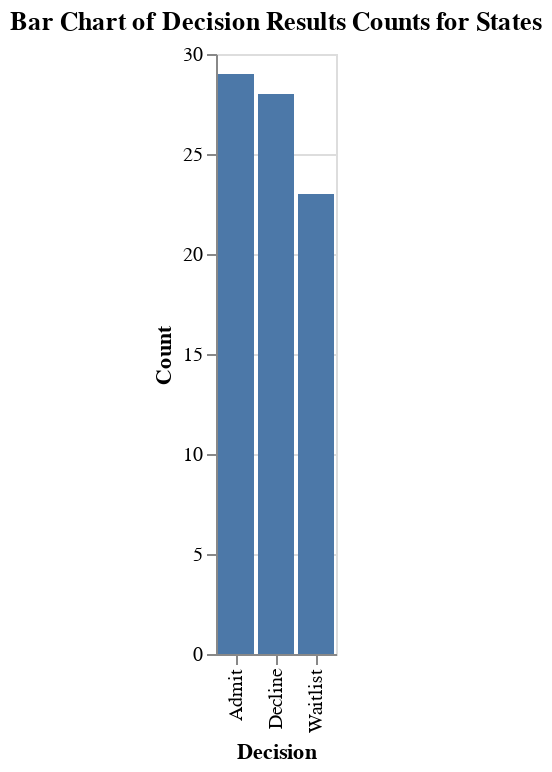

Notebook code for this chart:
### Code cell
import altair as alt

unique_states = decision_count['State'].unique().tolist()

# Dropdown selection
input_dropdown = alt.binding_select(options=[None] + unique_states, labels = ['All'] + unique_states, name='State')
selection = alt.selection_single(fields=['State'], bind=input_dropdown)

decision_bar = alt.Chart(decision_count).transform_filter(
    selection
).mark_bar().encode(
    alt.X('Decision:O', title='Decision'),
    alt.Y('Count:Q', title='Count'),
).add_selection(selection).interactive()
chart_title = "Bar Chart of Decision Results Counts for States"
decision_bar = decision_bar.properties(title=chart_title)

decision_bar

### Figure 1 — Vega-Lite specification as saved in the notebook (floating-point values rounded to 4 significant figures)
{"config": {"view": {"continuousWidth": 300, "continuousHeight": 300}}, "data": {"name": "data-c5deeb307545589756637cd1b5598547"}, "mark": {"type": "bar"}, "encoding": {"x": {"field": "Decision", "title": "Decision", "type": "ordinal"}, "y": {"field": "Count", "title": "Count", "type": "quantitative"}}, "params": [{"name": "param_9", "select": {"type": "point", "fields": ["State"]}, "bind": {"input": "select", "options": [null, "California", "Colorado", "Florida", "Utah", "Mississippi", "Oregon", "Virginia", "Alabama", "New York", "Vermont"], "labels": ["All", "California", "Colorado", "Florida", "Utah", "Mississippi", "Oregon", "Virginia", "Alabama", "New York", "Vermont"], "name": "State"}}, {"name": "param_10", "select": {"type": "interval", "encodings": ["x", "y"]}, "bind": "scales"}], "title": "Bar Chart of Decision Results Counts for States", "transform": [{"filter": {"param": "param_9"}}], "$schema": "https://vega.github.io/schema/vega-lite/v5.8.0.json", "datasets": {"data-c5deeb307545589756637cd1b5598547": [{"Decision": "Admit", "State": "California", "Count": 9}, {"Decision": "Admit", "State": "Colorado", "Count": 8}, {"Decision": "Admit", "State": "Florida", "Count": 11}, {"Decision": "Admit", "State": "Utah", "Count": 1}, {"Decision": "Decline", "State": "California", "Count": 1}, {"Decision": "Decline", "State": "Colorado", "Count": 6}, {"Decision": "Decline", "State": "Florida", "Count": 13}, {"Decision": "Decline", "State": "Mississippi", "Count": 1}, {"Decision": "Decline", "State": "Oregon", "Count": 1}, {"Decision": "Decline", "State": "Utah", "Count": 2}, {"Decision": "Decline", "State": "Virginia", "Count": 4}, {"Decision": "Waitlist", "State": "Alabama", "Count": 1}, {"Decision": "Waitlist", "State": "California", "Count": 2}, {"Decision": "Waitlist", "State": "Colorado", "Count": 4}, {"Decision": "Waitlist", "State": "Florida", "Count": 11}, {"Decision": "Waitlist", "State": "New York", "Count": 1}, {"Decision": "Waitlist", "State": "Utah", "Count": 3}, {"Decision": "Waitlist", "State": "Vermont", "Count": 1}]}}
